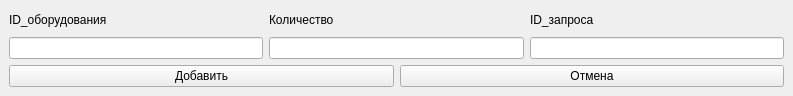
<?xml version="1.0" encoding="UTF-8"?>
<ui version="4.0">
 <class>new_request</class>
 <widget class="QMainWindow" name="new_request">
  <property name="geometry">
   <rect>
    <x>0</x>
    <y>0</y>
    <width>793</width>
    <height>96</height>
   </rect>
  </property>
  <property name="windowTitle">
   <string>MainWindow</string>
  </property>
  <widget class="QWidget" name="centralwidget">
   <property name="sizePolicy">
    <sizepolicy hsizetype="Fixed" vsizetype="Fixed">
     <horstretch>0</horstretch>
     <verstretch>0</verstretch>
    </sizepolicy>
   </property>
   <property name="minimumSize">
    <size>
     <width>793</width>
     <height>96</height>
    </size>
   </property>
   <property name="maximumSize">
    <size>
     <width>793</width>
     <height>96</height>
    </size>
   </property>
   <layout class="QGridLayout" name="gridLayout_3">
    <item row="0" column="0">
     <layout class="QGridLayout" name="gridLayout_2">
      <item row="0" column="0">
       <layout class="QHBoxLayout" name="horizontalLayout_3">
        <item>
         <layout class="QVBoxLayout" name="verticalLayout_4">
          <item>
           <widget class="QLabel" name="label_2">
            <property name="text">
             <string>ID_оборудования</string>
            </property>
           </widget>
          </item>
          <item>
           <widget class="QLineEdit" name="id_equip"/>
          </item>
         </layout>
        </item>
        <item>
         <layout class="QVBoxLayout" name="verticalLayout_7">
          <item>
           <widget class="QLabel" name="label_4">
            <property name="text">
             <string>Количество</string>
            </property>
           </widget>
          </item>
          <item>
           <widget class="QLineEdit" name="count_2"/>
          </item>
         </layout>
        </item>
        <item>
         <layout class="QVBoxLayout" name="verticalLayout">
          <item>
           <widget class="QLabel" name="label_5">
            <property name="text">
             <string>ID_запроса</string>
            </property>
           </widget>
          </item>
          <item>
           <widget class="QLineEdit" name="id_request"/>
          </item>
         </layout>
        </item>
       </layout>
      </item>
     </layout>
    </item>
    <item row="1" column="0">
     <layout class="QGridLayout" name="gridLayout">
      <item row="0" column="0">
       <layout class="QHBoxLayout" name="horizontalLayout_2">
        <item>
         <widget class="QPushButton" name="decline">
          <property name="text">
           <string>Добавить</string>
          </property>
         </widget>
        </item>
        <item>
         <widget class="QPushButton" name="add">
          <property name="text">
           <string>Отмена</string>
          </property>
         </widget>
        </item>
       </layout>
      </item>
     </layout>
    </item>
   </layout>
  </widget>
 </widget>
 <resources/>
 <connections/>
</ui>
